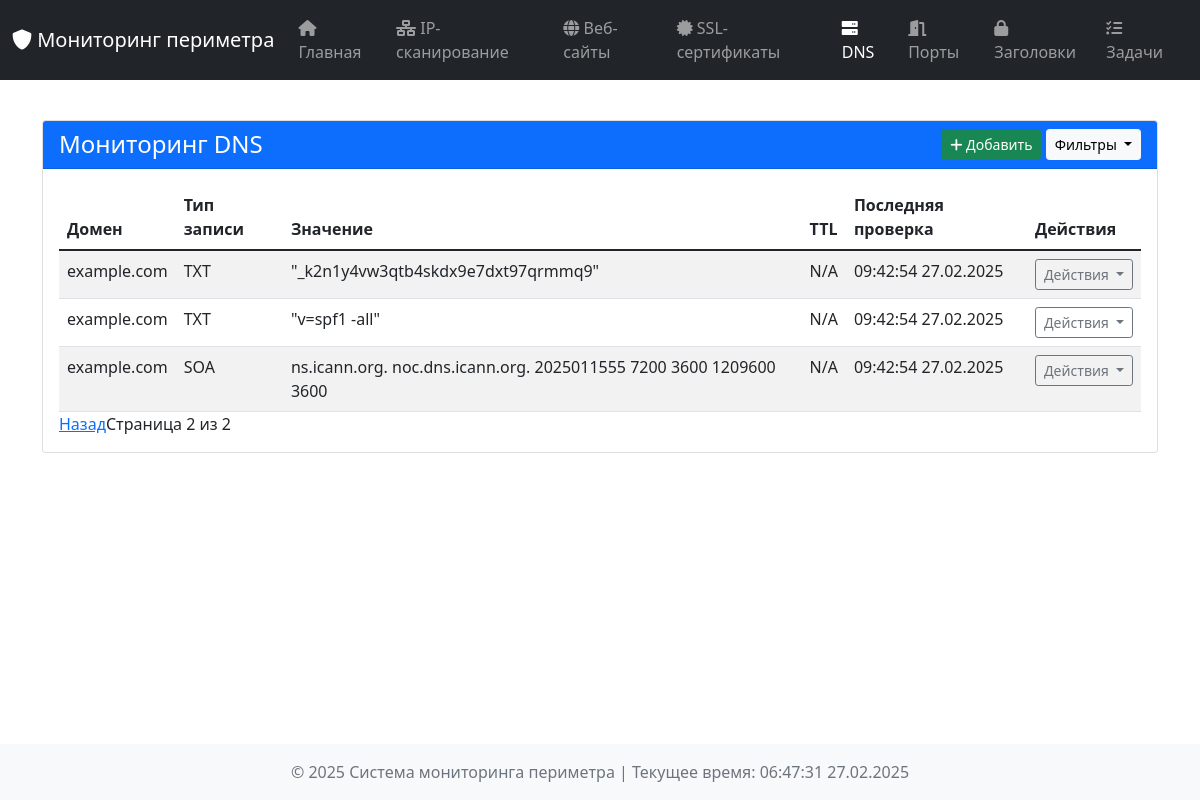
The page /dns?page=2&record_type= on the database its author committed.
### tables this page shows
CREATE TABLE dns_records (
                id INTEGER PRIMARY KEY AUTOINCREMENT,
                domain TEXT,
                record_type TEXT,
                value TEXT,
                ttl INTEGER,
                check_time TEXT,
                UNIQUE(domain, record_type, value)
            );

### dashboard/app.py (the view, shortened to what this page needs)
@app.route('/dns', methods=['GET', 'POST'])
def dns_monitoring():
    form = DNSForm()
    page = request.args.get('page', 1, type=int)
    per_page = 10
    record_type_filter = request.args.get('record_type')
    all_results = db_manager.get_all_records('dns_monitoring')
    if record_type_filter:
        filtered_results = [r for r in all_results if r['record_type'] == record_type_filter]
    else:
        filtered_results = all_results
    total_results = len(filtered_results)
    results = filtered_results[(page-1) * per_page: page * per_page]
    return render_template('dns.html', results=results, current_time=datetime.now(), form=form, page=page,
                           total_results=total_results, per_page=per_page)

### dashboard/templates/dns.html (shortened to what this page needs)
{% extends "base.html" %}
{% block content %}
<div class="container mt-4">
    <div class="card">
        <div class="card-header bg-primary text-white d-flex justify-content-between align-items-center">
            <h4 class="mb-0">Мониторинг DNS</h4>
            <div>
                <button class="btn btn-success btn-sm" data-bs-toggle="modal" data-bs-target="#addDNSModal">
                    <i class="fas fa-plus"></i> Добавить
                </button>
                <button class="btn btn-light btn-sm dropdown-toggle" type="button" id="filterDropdown" data-bs-toggle="dropdown" aria-expanded="false">
                    Фильтры
                </button>
            </div>
        </div>
        <div class="card-body">
            {% if results %}
                <div class="table-responsive">
                    <table class="table table-hover table-striped">
                        <thead class="thead-dark">
                            <tr>
                                <th>Домен</th>
                                <th>Тип записи</th>
                                <th>Значение</th>
                                <th>TTL</th>
                                <th>Последняя проверка</th>
                                <th>Действия</th>
                            </tr>
                        </thead>
                        <tbody>
                            {% for result in results %}
                            <tr>
                                <td>{{ result.domain }}</td>
                                <td>{{ result.record_type or 'N/A' }}</td>
                                <td>{{ result.value or 'N/A' }}</td>
                                <td>{{ result.ttl or 'N/A' }}</td>
                                <td>{{ result.check_time.strftime('%H:%M:%S %d.%m.%Y') if result.check_time else 'N/A' }}</td>
                                 <td style="position: relative;">
                                    <div class="dropdown">
                                        <button class="btn btn-outline-secondary btn-sm dropdown-toggle" type="button" data-bs-toggle="dropdown" aria-expanded="false">
                                            Действия
                                        </button>
                                    </div>
                                </td>
                            </tr>
                            {% endfor %}
                        </tbody>
                    </table>
                </div>
                <div class="pagination">
                    {% if page > 1 %}
                        <a href="{{ url_for('dns_monitoring', page=page-1, record_type=record_type_filter) }}">Назад</a>
                    {% endif %}
                    <span>Страница {{ page }} из {{ (total_results + per_page - 1) // per_page }}</span>
                </div>
            {% else %}
                <div class="alert alert-info text-center">
                    DNS-записей не найдено
                </div>
            {% endif %}
        </div>
    </div>
</div>
{% endblock %}

### dashboard/static/css/style.css (style rules this page uses)
body { min-height: 100vh; display: flex; flex-direction: column; }
.card { margin-bottom: 1rem; overflow: visible !important; }
.card-body { overflow: visible !important; max-width: 100%; padding: 1rem; }
.table-responsive { overflow: visible !important; position: relative; max-width: 100%; }
.table { width: 100%; table-layout: auto; margin-bottom: 0; }
.dropdown { position: relative; }
.dropdown-toggle { white-space: nowrap; }
.card .card-body .table-responsive { overflow: visible !important; }
.container, .container-fluid { overflow: visible !important; }

### rows shown on the page
dns_records: domain "example.com", record_type "TXT", value "\"_k2n1y4vw3qtb4skdx9e7dxt97qrmmq9\"", ttl "N/A", check_time "09:42:54 27.02.2025"
dns_records: domain "example.com", record_type "TXT", value "\"v=spf1 -all\"", ttl "N/A", check_time "09:42:54 27.02.2025"
dns_records: domain "example.com", record_type "SOA", value "ns.icann.org. noc.dns.icann.org. 2025011555 7200 3600 1209600 3600", ttl "N/A", check_time "09:42:54 27.02.2025"

### other values the page prints
{{ page }} "2"
{{ (total_results + per_page - 1) // per_page }} "2"
